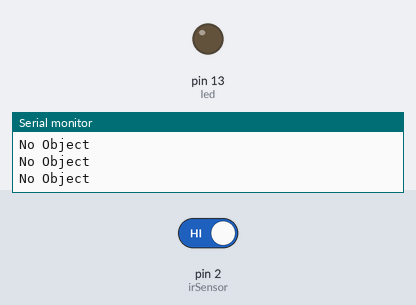
A sketch run on a simulated Arduino Uno, built with avr-gcc and run on an emulated ATmega328P. On the bench: output pins drawn as LEDs (lit = HIGH), the last lines printed to the serial monitor. The test bench sets the inputs (shaded band); at power-on: pin 2 (irSensor) HIGH.

Above: at 1.2 s.
1.3 s: pin 2 (irSensor) driven LOW
At 1.6 s:
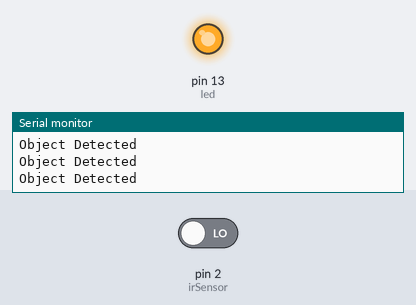
2.8 s: pin 2 (irSensor) driven HIGH
At 4.0 s:
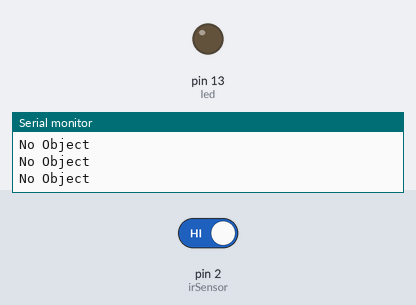
Timing chart, 0 to 5.8 s (numbered marks = the images above; inputs shaded):
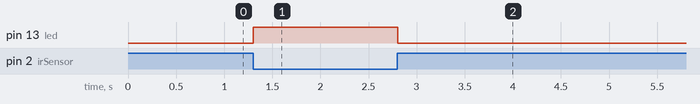

Measured:
- after the input at 1.3 s, pin 13 (led): LOW → HIGH at once
- after the input at 2.8 s, pin 13 (led): HIGH → LOW at once

The sketch:

IR_Sensor_with_LED.ino
```cpp
int irSensor = 2;   // IR sensor output connected to digital pin 2
int led = 13;       // LED connected to digital pin 13
int sensorValue = 0;

void setup() {
  pinMode(irSensor, INPUT);   // IR sensor as input
  pinMode(led, OUTPUT);       // LED as output
  Serial.begin(9600);         // For debugging (optional)
}

void loop() {
  sensorValue = digitalRead(irSensor);  // Read the sensor output

  if (sensorValue == LOW) {  // Object detected
    digitalWrite(led, HIGH); // Turn LED ON
    Serial.println("Object Detected");
  } else {                   // No object
    digitalWrite(led, LOW);  // Turn LED OFF
    Serial.println("No Object");
  }

  delay(100); // Small delay to stabilize readings
}
```

basic_servo_control_code.ino
```cpp

```
